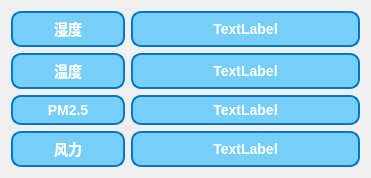
  <widget class="QWidget" name="gridLayoutWidget">
   <property name="geometry">
    <rect>
     <x>10</x>
     <y>230</y>
     <width>371</width>
     <height>161</height>
    </rect>
   </property>
   <layout class="QGridLayout" name="gridLayout_3">
    <item row="1" column="0">
     <widget class="QLabel" name="label_5">
      <property name="styleSheet">
       <string notr="true">QLabel {
                         background-color: rgba(0, 173, 255, 128); 
                         border: 2px solid rgba(0, 120, 195, 255); 
                         border-radius: 10px;
                         padding: 5px; 
                         font: bold 14px; 
                         color: white;
                     }</string>
      </property>
      <property name="text">
       <string>温度</string>
      </property>
      <property name="alignment">
       <set>Qt::AlignCenter</set>
      </property>
     </widget>
    </item>
    <item row="3" column="0">
     <widget class="QLabel" name="label_6">
      <property name="styleSheet">
       <string notr="true">QLabel {
                         background-color: rgba(0, 173, 255, 128); 
                         border: 2px solid rgba(0, 120, 195, 255); 
                         border-radius: 10px;
                         padding: 5px; 
                         font: bold 14px; 
                         color: white;
                     }</string>
      </property>
      <property name="text">
       <string>风力</string>
      </property>
      <property name="alignment">
       <set>Qt::AlignCenter</set>
      </property>
     </widget>
    </item>
    <item row="3" column="1" colspan="2">
     <widget class="QLabel" name="fengli_2">
      <property name="styleSheet">
       <string notr="true">QLabel {
                         background-color: rgba(0, 173, 255, 128); 
                         border: 2px solid rgba(0, 120, 195, 255); 
                         border-radius: 10px;
                         padding: 5px; 
                         font: bold 14px; 
                         color: white;
                     }</string>
      </property>
      <property name="text">
       <string>TextLabel</string>
      </property>
      <property name="alignment">
       <set>Qt::AlignCenter</set>
      </property>
     </widget>
    </item>
    <item row="0" column="0">
     <widget class="QLabel" name="label_7">
      <property name="styleSheet">
       <string notr="true">QLabel {
                         background-color: rgba(0, 173, 255, 128); 
                         border: 2px solid rgba(0, 120, 195, 255); 
                         border-radius: 10px;
                         padding: 5px; 
                         font: bold 14px; 
                         color: white;
                     }</string>
      </property>
      <property name="text">
       <string>湿度</string>
      </property>
      <property name="alignment">
       <set>Qt::AlignCenter</set>
      </property>
     </widget>
    </item>
    <item row="1" column="1" colspan="2">
     <widget class="QLabel" name="wendu_2">
      <property name="styleSheet">
       <string notr="true">QLabel {
                         background-color: rgba(0, 173, 255, 128); 
                         border: 2px solid rgba(0, 120, 195, 255); 
                         border-radius: 10px;
                         padding: 5px; 
                         font: bold 14px; 
                         color: white;
                     }</string>
      </property>
      <property name="text">
       <string>TextLabel</string>
      </property>
      <property name="alignment">
       <set>Qt::AlignCenter</set>
      </property>
     </widget>
    </item>
    <item row="2" column="1" colspan="2">
     <widget class="QLabel" name="pm2_6">
      <property name="styleSheet">
       <string notr="true">QLabel {
                         background-color: rgba(0, 173, 255, 128); 
                         border: 2px solid rgba(0, 120, 195, 255); 
                         border-radius: 10px;
                         padding: 5px; 
                         font: bold 14px; 
                         color: white;
                     }</string>
      </property>
      <property name="text">
       <string>TextLabel</string>
      </property>
      <property name="alignment">
       <set>Qt::AlignCenter</set>
      </property>
     </widget>
    </item>
    <item row="2" column="0">
     <widget class="QLabel" name="label_8">
      <property name="styleSheet">
       <string notr="true">QLabel {
                         background-color: rgba(0, 173, 255, 128); 
                         border: 2px solid rgba(0, 120, 195, 255); 
                         border-radius: 10px;
                         padding: 5px; 
                         font: bold 14px; 
                         color: white;
                     }</string>
      </property>
      <property name="text">
       <string>PM2.5</string>
      </property>
      <property name="alignment">
       <set>Qt::AlignCenter</set>
      </property>
     </widget>
    </item>
    <item row="0" column="1" colspan="2">
     <widget class="QLabel" name="shidu_2">
      <property name="styleSheet">
       <string notr="true">QLabel {
                         background-color: rgba(0, 173, 255, 128); 
                         border: 2px solid rgba(0, 120, 195, 255); 
                         border-radius: 10px;
                         padding: 5px; 
                         font: bold 14px; 
                         color: white;
                     }</string>
      </property>
      <property name="text">
       <string>TextLabel</string>
      </property>
      <property name="alignment">
       <set>Qt::AlignCenter</set>
      </property>
     </widget>
    </item>
   </layout>
  </widget>
